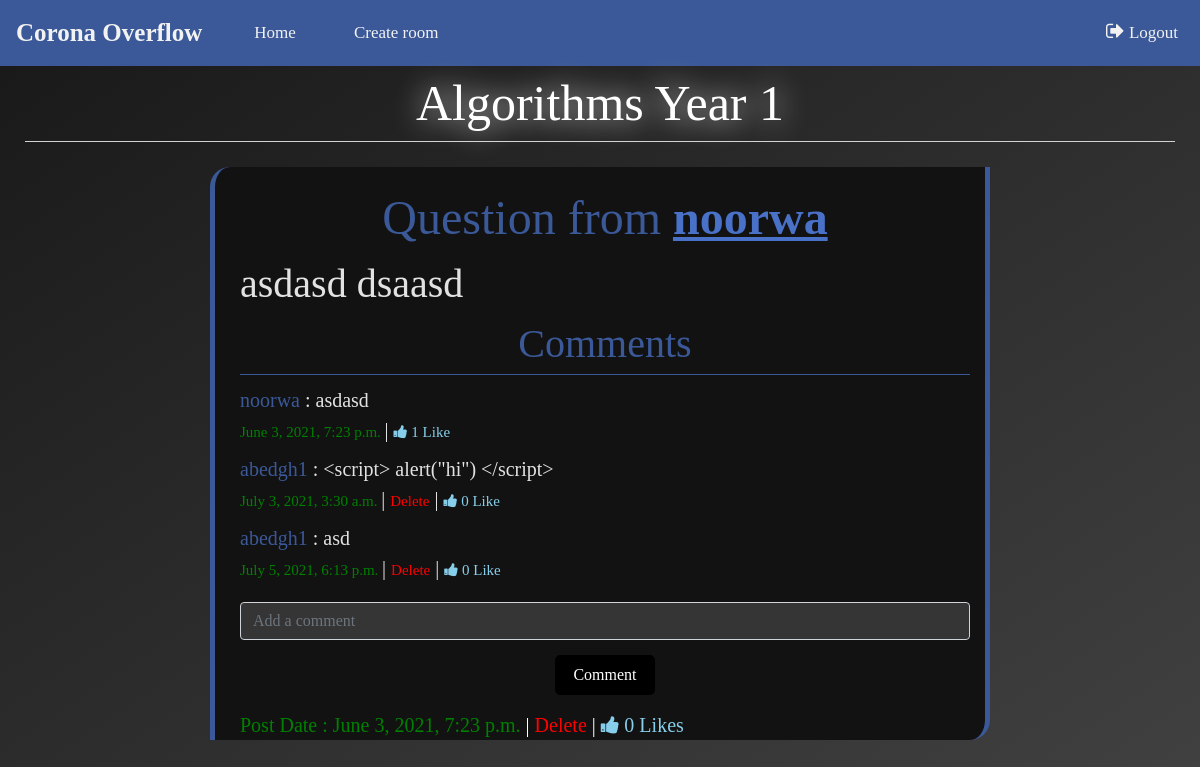
/home/room/Algorithms Year 1/ (signed in), run on the app's committed database.
### blog/models.py (models this page shows)
class blog(models.Model):
    creator = models.ForeignKey(user,null=True,on_delete=models.SET_NULL)
    question = models.TextField(null=True,max_length=250)
    date = models.DateTimeField(auto_now_add=True)
    likes = models.IntegerField(default=0)
    room = models.ForeignKey(room,null=True,on_delete=models.SET_NULL)

class answer(models.Model):
    creator = models.ForeignKey(user,null=True,on_delete=models.SET_NULL)
    question =  models.ForeignKey(blog,null=True,on_delete=models.SET_NULL)
    answer = models.TextField(null=True,max_length=250)
    likes = models.IntegerField(default=0)
    date = models.DateTimeField(auto_now_add=True)

### blog/views.py (the view, shortened to what this page needs)
# urls.py: path('home/room/<str:name>/', inside_room , name='inside-room'),
@login_required(login_url='loginpage')
def inside_room(request,name):
    form = BlogModelForm(request.POST or None)
    form1 = AnswerModelForm(request.POST or None)
    obj = user.objects.filter(username=request.user).first()
    r = room.objects.get(name=name)
    blogs = blog.objects.filter(room=r).order_by('date').reverse()
    answers = answer.objects.all()
    content = {'blogs':blogs, 'obj':obj, 'name':name , 'answers':answers, 'form':form, 'form1':form1}
    return render(request,'inside_room.html',content)

### Group11/forms.py
class BlogModelForm(forms.ModelForm):
    class Meta:
        model = blog
        fields = ['question']
        widgets = {
            'question': forms.Textarea(attrs={'class': 'form-control input-text','placeholder': 'Your Question','rows':4}),
        }

class AnswerModelForm(forms.ModelForm):
    class Meta:
        model = answer
        fields = ['answer']
        widgets = {
            'answer': forms.TextInput(attrs={'class': 'form-control input-text answer','placeholder': 'Add a comment'}),
        }

### Group11/templates/inside_room.html (shortened to what this page needs)
{% extends "base.html" %}
{% block title %} {{name}} {% endblock %}
{% block style %}
{% load static %}
<link rel="stylesheet" href="{% static 'css/inside_room.css' %}">
<link rel="stylesheet" href="https://cdnjs.cloudflare.com/ajax/libs/font-awesome/4.7.0/css/font-awesome.min.css">
{% endblock %}
{% block nav-items %}
    <a href="{% url 'home' %}" class="newroom" style=" margin-left: 20px;">Home</a>
    {% if obj.is_teacher %}
        <a href="{% url 'create-room' %}" class="newroom" style="margin-left: 20px;">Create room</a>
    {% endif %}
{% endblock %}
{% block content %}
{% for blog in blogs %}
<div class="room" >
    <div style="font-size: 40px; color:hsla(0, 100%, 100%, 0.88) ; display: block;" >
        <div style="color: #3b5998; text-align: center; font-size: larger;">Question from <span style="color:#4971c8; text-decoration: underline; font-weight: 700;">{{blog.creator}}</span> </div>
        <div > {{blog.question}}</div>
        <div style="margin-bottom: 10px; text-align: center; color: #3b5998; width: 100%; border-bottom: 1px solid #3b5998;">Comments</div>
        {% for answer in answers %}
            {% if  answer.question == blog %}
            <div>
                <div style="display: inline-block;  font-size: 20px;">
                    <div>
                        <div style="display: inline-block; color: #3b5998;">{{answer.creator}}</div>
                         : {{answer.answer}}
                    </div>
                     <span style="   font-size: 15px; color: green;">
                        {{ answer.date }}
                    </span>
                    {% if obj.username == answer.creator.username %} | <a style="color:red; font-size: 15px;" href="{% url 'delete-answer' name answer.pk %}">Delete</a>{% endif %}
                    | <a style="font-size: 15px;" href="{% url 'likeanswer' name answer.pk %}" class="fa fa-thumbs-up faa"> {{ answer.likes }} Like</a>
                </div>
            </div>
            {% endif %}
        {% endfor %}
        <form style="text-align: center; margin-top: 10px;"  method="post" action={% url 'create_answer' name blog.pk %}>
            {{form1.answer}}
            <button style="margin: 15px; width: 100px;"  type="submit" class="btn btn-black">Comment</button>
        <span style=" display: block;  font-size: 20px; color: white;">
            <span style="color: green;"> Post Date : {{ blog.date }}</span>
            {% if obj.username == blog.creator.username or obj.is_teacher %} | <a style="color:red;" href="{% url 'delete-blog' name blog.pk %}">Delete</a>{% endif %}
            | <a href="{% url 'like' name blog.pk %}" class="fa fa-thumbs-up faa"> {{ blog.likes }} Likes</a>
        </span>
    </div>
</div>
{% endfor %}
{% endblock %}

### Group11/static/css/base.css (style rules this page uses)
html { height:100vh; }
body { font-family: 'Times New Roman',"Lato", sans-serif; margin: 0; background-color: #181818; height: 100vh; background: linear-gradient(to bottom right,#181818,rgb(65, 65, 65)); color: white; background-repeat: no-repeat; background-attachment: fixed; }
.btn-black { background-color: #000 ; color: #fff; border-radius: 5px; padding: 5px; border-color: black; width: 70px; height: 40px; }
.newroom { color: #ffffff; margin-left: 20px; transition: 0.35s all ease-out; text-decoration: none; float: right; margin-right: 20px; }
.topnav a { float: left; display: block; color: #f2f2f2; text-align: center; padding: 14px 16px; text-decoration: none; font-size: 17px; margin: 6px; }

### Group11/static/css/inside_room.css (style rules this page uses)
.room { border-radius: 20px 0 20px 0; background-color: hsl(0, 0%, 7%); margin: 0 auto; margin-bottom: 50px; border-left:5px solid #3b5998; border-right:5px solid #3b5998; display: block; padding: 15px 15px 0px 25px; color:hsla(0, 100%, 100%, 0.88) ; width: 65%; transition: 0.5s all ease-out; }
.answer { background-color: rgb(53, 53, 53); }
.faa { font-size: 20px; cursor: pointer; user-select: none; transition: 0.2s all ease-out; color: skyblue; }

### data on the page
blog: creator "noorwa", question "asdasd dsaasd", date "June 3, 2021, 7:23 p.m.", shows "Delete", likes "0"
answer: creator "noorwa", answer "asdasd", date "June 3, 2021, 7:23 p.m.", likes "1"
answer: creator "abedgh1", answer "<script> alert(\"hi\") </script>", date "July 3, 2021, 3:30 a.m.", shows "Delete", likes "0"
answer: creator "abedgh1", answer "asd", date "July 5, 2021, 6:13 p.m.", shows "Delete", likes "0"

### other printed values
{{ name }} "Algorithms Year 1"
